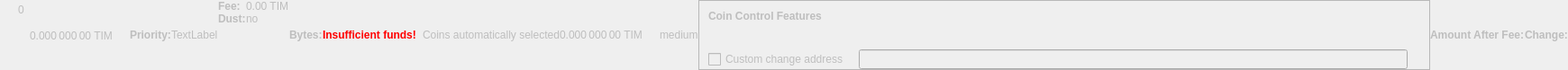
    <widget class="QWidget" name="dummyHideWidget" native="true">
     <property name="enabled">
      <bool>false</bool>
     </property>
     <property name="maximumSize">
      <size>
       <width>100</width>
       <height>22</height>
      </size>
     </property>
     <layout class="QHBoxLayout" name="dummyHideLayout">
      <property name="spacing">
       <number>0</number>
      </property>
      <property name="leftMargin">
       <number>0</number>
      </property>
      <property name="topMargin">
       <number>0</number>
      </property>
      <property name="rightMargin">
       <number>0</number>
      </property>
      <property name="bottomMargin">
       <number>0</number>
      </property>
      <item>
       <layout class="QFormLayout" name="formLayoutCoinControl1">
        <property name="horizontalSpacing">
         <number>10</number>
        </property>
        <property name="verticalSpacing">
         <number>14</number>
        </property>
        <property name="leftMargin">
         <number>10</number>
        </property>
        <property name="topMargin">
         <number>4</number>
        </property>
        <property name="rightMargin">
         <number>6</number>
        </property>
        <item row="0" column="1">
         <widget class="QLabel" name="labelCoinControlBytes">
          <property name="cursor">
           <cursorShape>IBeamCursor</cursorShape>
          </property>
          <property name="contextMenuPolicy">
           <enum>Qt::ActionsContextMenu</enum>
          </property>
          <property name="text">
           <string notr="true">0</string>
          </property>
          <property name="textInteractionFlags">
           <set>Qt::LinksAccessibleByMouse|Qt::TextSelectableByKeyboard|Qt::TextSelectableByMouse</set>
          </property>
         </widget>
        </item>
       </layout>
      </item>
      <item>
       <widget class="QLabel" name="labelCoinControlAfterFee">
        <property name="enabled">
         <bool>false</bool>
        </property>
        <property name="sizePolicy">
         <sizepolicy hsizetype="Fixed" vsizetype="Fixed">
          <horstretch>0</horstretch>
          <verstretch>0</verstretch>
         </sizepolicy>
        </property>
        <property name="minimumSize">
         <size>
          <width>111</width>
          <height>12</height>
         </size>
        </property>
        <property name="maximumSize">
         <size>
          <width>111</width>
          <height>12</height>
         </size>
        </property>
        <property name="cursor">
         <cursorShape>IBeamCursor</cursorShape>
        </property>
        <property name="contextMenuPolicy">
         <enum>Qt::ActionsContextMenu</enum>
        </property>
        <property name="text">
         <string notr="true">0.000 000 00 TIM</string>
        </property>
        <property name="textInteractionFlags">
         <set>Qt::LinksAccessibleByMouse|Qt::TextSelectableByKeyboard|Qt::TextSelectableByMouse</set>
        </property>
       </widget>
      </item>
      <item>
       <widget class="QLabel" name="labelCoinControlPriorityText">
        <property name="enabled">
         <bool>false</bool>
        </property>
        <property name="font">
         <font>
          <weight>75</weight>
          <bold>true</bold>
         </font>
        </property>
        <property name="text">
         <string>Priority:</string>
        </property>
       </widget>
      </item>
      <item>
       <layout class="QHBoxLayout" name="horizontalLayout">
        <item>
         <widget class="QLabel" name="WarningLabel">
          <property name="text">
           <string>TextLabel</string>
          </property>
         </widget>
        </item>
       </layout>
      </item>
      <item>
       <layout class="QFormLayout" name="formLayoutCoinControl3">
        <property name="horizontalSpacing">
         <number>0</number>
        </property>
        <property name="verticalSpacing">
         <number>0</number>
        </property>
        <property name="leftMargin">
         <number>0</number>
        </property>
        <property name="topMargin">
         <number>0</number>
        </property>
        <property name="rightMargin">
         <number>0</number>
        </property>
        <item row="0" column="0">
         <widget class="QLabel" name="labelCoinControlFeeText">
          <property name="enabled">
           <bool>false</bool>
          </property>
          <property name="font">
           <font>
            <weight>75</weight>
            <bold>true</bold>
           </font>
          </property>
          <property name="text">
           <string>Fee:</string>
          </property>
          <property name="margin">
           <number>0</number>
          </property>
         </widget>
        </item>
        <item row="0" column="1">
         <widget class="QLabel" name="labelCoinControlFee">
          <property name="enabled">
           <bool>false</bool>
          </property>
          <property name="cursor">
           <cursorShape>IBeamCursor</cursorShape>
          </property>
          <property name="contextMenuPolicy">
           <enum>Qt::ActionsContextMenu</enum>
          </property>
          <property name="text">
           <string notr="true">0.00 TIM</string>
          </property>
          <property name="textInteractionFlags">
           <set>Qt::LinksAccessibleByMouse|Qt::TextSelectableByKeyboard|Qt::TextSelectableByMouse</set>
          </property>
         </widget>
        </item>
        <item row="1" column="0">
         <widget class="QLabel" name="labelCoinControlLowOutputText">
          <property name="enabled">
           <bool>false</bool>
          </property>
          <property name="font">
           <font>
            <weight>75</weight>
            <bold>true</bold>
           </font>
          </property>
          <property name="text">
           <string>Dust:</string>
          </property>
         </widget>
        </item>
        <item row="1" column="1">
         <widget class="QLabel" name="labelCoinControlLowOutput">
          <property name="enabled">
           <bool>false</bool>
          </property>
          <property name="cursor">
           <cursorShape>IBeamCursor</cursorShape>
          </property>
          <property name="contextMenuPolicy">
           <enum>Qt::ActionsContextMenu</enum>
          </property>
          <property name="text">
           <string>no</string>
          </property>
          <property name="textInteractionFlags">
           <set>Qt::LinksAccessibleByMouse|Qt::TextSelectableByKeyboard|Qt::TextSelectableByMouse</set>
          </property>
         </widget>
        </item>
       </layout>
      </item>
      <item>
       <widget class="QLabel" name="labelCoinControlBytesText">
        <property name="enabled">
         <bool>false</bool>
        </property>
        <property name="font">
         <font>
          <weight>75</weight>
          <bold>true</bold>
         </font>
        </property>
        <property name="text">
         <string>Bytes:</string>
        </property>
       </widget>
      </item>
      <item>
       <layout class="QFormLayout" name="formLayoutCoinControl2">
        <property name="horizontalSpacing">
         <number>0</number>
        </property>
        <property name="verticalSpacing">
         <number>0</number>
        </property>
        <property name="leftMargin">
         <number>0</number>
        </property>
        <property name="topMargin">
         <number>0</number>
        </property>
        <property name="rightMargin">
         <number>0</number>
        </property>
       </layout>
      </item>
      <item>
       <layout class="QHBoxLayout" name="horizontalLayoutCoinControl2">
        <property name="spacing">
         <number>0</number>
        </property>
        <property name="bottomMargin">
         <number>0</number>
        </property>
       </layout>
      </item>
      <item>
       <widget class="QLabel" name="labelCoinControlInsuffFunds">
        <property name="enabled">
         <bool>false</bool>
        </property>
        <property name="minimumSize">
         <size>
          <width>0</width>
          <height>0</height>
         </size>
        </property>
        <property name="font">
         <font>
          <weight>75</weight>
          <bold>true</bold>
         </font>
        </property>
        <property name="styleSheet">
         <string notr="true">color:red;font-weight:bold;</string>
        </property>
        <property name="text">
         <string>Insufficient funds!</string>
        </property>
        <property name="margin">
         <number>5</number>
        </property>
       </widget>
      </item>
      <item>
       <layout class="QFormLayout" name="formLayoutCoinControl4">
        <property name="horizontalSpacing">
         <number>0</number>
        </property>
        <property name="verticalSpacing">
         <number>0</number>
        </property>
        <property name="leftMargin">
         <number>0</number>
        </property>
        <property name="topMargin">
         <number>0</number>
        </property>
        <property name="rightMargin">
         <number>0</number>
        </property>
       </layout>
      </item>
      <item>
       <widget class="QLabel" name="labelCoinControlChangeLabel">
        <property name="enabled">
         <bool>false</bool>
        </property>
        <property name="sizePolicy">
         <sizepolicy hsizetype="Preferred" vsizetype="Expanding">
          <horstretch>0</horstretch>
          <verstretch>0</verstretch>
         </sizepolicy>
        </property>
        <property name="minimumSize">
         <size>
          <width>0</width>
          <height>0</height>
         </size>
        </property>
        <property name="text">
         <string/>
        </property>
        <property name="margin">
         <number>3</number>
        </property>
       </widget>
      </item>
      <item>
       <widget class="QLabel" name="labelCoinControlAutomaticallySelected">
        <property name="enabled">
         <bool>false</bool>
        </property>
        <property name="sizePolicy">
         <sizepolicy hsizetype="Fixed" vsizetype="Fixed">
          <horstretch>0</horstretch>
          <verstretch>0</verstretch>
         </sizepolicy>
        </property>
        <property name="minimumSize">
         <size>
          <width>0</width>
          <height>0</height>
         </size>
        </property>
        <property name="maximumSize">
         <size>
          <width>240</width>
          <height>16777215</height>
         </size>
        </property>
        <property name="text">
         <string>Coins automatically selected</string>
        </property>
        <property name="margin">
         <number>5</number>
        </property>
       </widget>
      </item>
      <item>
       <widget class="QLabel" name="labelCoinControlChange">
        <property name="enabled">
         <bool>false</bool>
        </property>
        <property name="sizePolicy">
         <sizepolicy hsizetype="Fixed" vsizetype="Fixed">
          <horstretch>0</horstretch>
          <verstretch>0</verstretch>
         </sizepolicy>
        </property>
        <property name="minimumSize">
         <size>
          <width>111</width>
          <height>0</height>
         </size>
        </property>
        <property name="maximumSize">
         <size>
          <width>111</width>
          <height>16777215</height>
         </size>
        </property>
        <property name="cursor">
         <cursorShape>IBeamCursor</cursorShape>
        </property>
        <property name="contextMenuPolicy">
         <enum>Qt::ActionsContextMenu</enum>
        </property>
        <property name="text">
         <string notr="true">0.000 000 00 TIM</string>
        </property>
        <property name="textInteractionFlags">
         <set>Qt::LinksAccessibleByMouse|Qt::TextSelectableByKeyboard|Qt::TextSelectableByMouse</set>
        </property>
       </widget>
      </item>
      <item>
       <widget class="QLabel" name="labelCoinControlPriority">
        <property name="enabled">
         <bool>false</bool>
        </property>
        <property name="cursor">
         <cursorShape>IBeamCursor</cursorShape>
        </property>
        <property name="contextMenuPolicy">
         <enum>Qt::ActionsContextMenu</enum>
        </property>
        <property name="text">
         <string>medium</string>
        </property>
        <property name="textInteractionFlags">
         <set>Qt::LinksAccessibleByMouse|Qt::TextSelectableByKeyboard|Qt::TextSelectableByMouse</set>
        </property>
       </widget>
      </item>
      <item>
       <widget class="QFrame" name="frameCoinControl">
        <property name="sizePolicy">
         <sizepolicy hsizetype="Expanding" vsizetype="Expanding">
          <horstretch>0</horstretch>
          <verstretch>0</verstretch>
         </sizepolicy>
        </property>
        <property name="maximumSize">
         <size>
          <width>16777215</width>
          <height>16777215</height>
         </size>
        </property>
        <property name="frameShape">
         <enum>QFrame::StyledPanel</enum>
        </property>
        <property name="frameShadow">
         <enum>QFrame::Sunken</enum>
        </property>
        <layout class="QVBoxLayout" name="verticalLayoutCoinControl2_2">
         <property name="spacing">
          <number>0</number>
         </property>
         <property name="leftMargin">
          <number>0</number>
         </property>
         <property name="topMargin">
          <number>0</number>
         </property>
         <property name="rightMargin">
          <number>0</number>
         </property>
         <property name="bottomMargin">
          <number>0</number>
         </property>
         <item>
          <layout class="QVBoxLayout" name="verticalLayoutCoinControl" stretch="0,0,0,1">
           <property name="spacing">
            <number>0</number>
           </property>
           <property name="leftMargin">
            <number>10</number>
           </property>
           <property name="topMargin">
            <number>10</number>
           </property>
           <item>
            <layout class="QHBoxLayout" name="horizontalLayoutCoinControl1">
             <property name="bottomMargin">
              <number>15</number>
             </property>
             <item>
              <widget class="QLabel" name="labelCoinControlFeatures">
               <property name="enabled">
                <bool>false</bool>
               </property>
               <property name="sizePolicy">
                <sizepolicy hsizetype="Preferred" vsizetype="Maximum">
                 <horstretch>0</horstretch>
                 <verstretch>0</verstretch>
                </sizepolicy>
               </property>
               <property name="font">
                <font>
                 <weight>75</weight>
                 <bold>true</bold>
                </font>
               </property>
               <property name="styleSheet">
                <string notr="true">font-weight:bold;</string>
               </property>
               <property name="text">
                <string>Coin Control Features</string>
               </property>
              </widget>
             </item>
            </layout>
           </item>
           <item>
            <widget class="QWidget" name="widgetCoinControl" native="true">
             <property name="sizePolicy">
              <sizepolicy hsizetype="Preferred" vsizetype="Preferred">
               <horstretch>0</horstretch>
               <verstretch>0</verstretch>
              </sizepolicy>
             </property>
             <property name="minimumSize">
              <size>
               <width>0</width>
               <height>0</height>
              </size>
             </property>
             <property name="styleSheet">
              <string notr="true"/>
             </property>
             <layout class="QHBoxLayout" name="horizontalLayoutCoinControl5_2">
              <property name="leftMargin">
               <number>0</number>
              </property>
              <property name="topMargin">
               <number>0</number>
              </property>
              <property name="rightMargin">
               <number>0</number>
              </property>
              <property name="bottomMargin">
               <number>0</number>
              </property>
              <item>
               <layout class="QHBoxLayout" name="horizontalLayoutCoinControl3">
                <property name="spacing">
                 <number>20</number>
                </property>
                <property name="topMargin">
                 <number>0</number>
                </property>
                <property name="bottomMargin">
                 <number>10</number>
                </property>
               </layout>
              </item>
             </layout>
            </widget>
           </item>
           <item>
            <layout class="QHBoxLayout" name="horizontalLayoutCoinControl4" stretch="0,0,0">
             <property name="spacing">
              <number>12</number>
             </property>
             <property name="sizeConstraint">
              <enum>QLayout::SetDefaultConstraint</enum>
             </property>
             <property name="topMargin">
              <number>5</number>
             </property>
             <property name="rightMargin">
              <number>5</number>
             </property>
             <item>
              <widget class="QCheckBox" name="checkBoxCoinControlChange">
               <property name="enabled">
                <bool>false</bool>
               </property>
               <property name="toolTip">
                <string>If this is activated, but the change address is empty or invalid, change will be sent to a newly generated address.</string>
               </property>
               <property name="text">
                <string>Custom change address</string>
               </property>
              </widget>
             </item>
             <item>
              <widget class="QValidatedLineEdit" name="lineEditCoinControlChange">
               <property name="enabled">
                <bool>false</bool>
               </property>
               <property name="sizePolicy">
                <sizepolicy hsizetype="Expanding" vsizetype="Fixed">
                 <horstretch>0</horstretch>
                 <verstretch>0</verstretch>
                </sizepolicy>
               </property>
              </widget>
             </item>
             <item>
              <widget class="QLabel" name="labelCoinControlChangeLabel_2">
               <property name="sizePolicy">
                <sizepolicy hsizetype="Preferred" vsizetype="Expanding">
                 <horstretch>0</horstretch>
                 <verstretch>0</verstretch>
                </sizepolicy>
               </property>
               <property name="minimumSize">
                <size>
                 <width>0</width>
                 <height>0</height>
                </size>
               </property>
               <property name="text">
                <string/>
               </property>
               <property name="margin">
                <number>3</number>
               </property>
              </widget>
             </item>
            </layout>
           </item>
           <item>
            <spacer name="verticalSpacerCoinControl">
             <property name="orientation">
              <enum>Qt::Vertical</enum>
             </property>
             <property name="sizeHint" stdset="0">
              <size>
               <width>800</width>
               <height>1</height>
              </size>
             </property>
            </spacer>
           </item>
          </layout>
         </item>
        </layout>
       </widget>
      </item>
      <item>
       <widget class="QLabel" name="labelCoinControlAfterFeeText">
        <property name="enabled">
         <bool>false</bool>
        </property>
        <property name="minimumSize">
         <size>
          <width>0</width>
          <height>0</height>
         </size>
        </property>
        <property name="maximumSize">
         <size>
          <width>16777215</width>
          <height>16777215</height>
         </size>
        </property>
        <property name="font">
         <font>
          <weight>75</weight>
          <bold>true</bold>
         </font>
        </property>
        <property name="text">
         <string>Amount After Fee:</string>
        </property>
        <property name="alignment">
         <set>Qt::AlignLeading|Qt::AlignLeft|Qt::AlignVCenter</set>
        </property>
        <property name="margin">
         <number>0</number>
        </property>
       </widget>
      </item>
      <item>
       <widget class="QLabel" name="labelCoinControlChangeText">
        <property name="enabled">
         <bool>false</bool>
        </property>
        <property name="sizePolicy">
         <sizepolicy hsizetype="Preferred" vsizetype="Preferred">
          <horstretch>0</horstretch>
          <verstretch>0</verstretch>
         </sizepolicy>
        </property>
        <property name="minimumSize">
         <size>
          <width>0</width>
          <height>0</height>
         </size>
        </property>
        <property name="maximumSize">
         <size>
          <width>16777215</width>
          <height>16777215</height>
         </size>
        </property>
        <property name="font">
         <font>
          <weight>75</weight>
          <bold>true</bold>
         </font>
        </property>
        <property name="text">
         <string>Change:</string>
        </property>
        <property name="alignment">
         <set>Qt::AlignLeading|Qt::AlignLeft|Qt::AlignVCenter</set>
        </property>
       </widget>
      </item>
     </layout>
    </widget>
